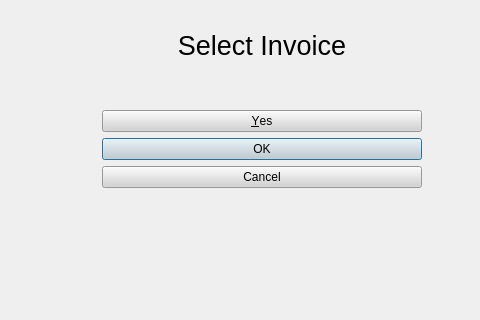
<?xml version="1.0" encoding="UTF-8"?>
<ui version="4.0">
 <class>DialogSelectInvoice</class>
 <widget class="QDialog" name="DialogSelectInvoice">
  <property name="geometry">
   <rect>
    <x>0</x>
    <y>0</y>
    <width>480</width>
    <height>320</height>
   </rect>
  </property>
  <property name="sizePolicy">
   <sizepolicy hsizetype="Fixed" vsizetype="Fixed">
    <horstretch>0</horstretch>
    <verstretch>0</verstretch>
   </sizepolicy>
  </property>
  <property name="windowTitle">
   <string>Dialog</string>
  </property>
  <property name="styleSheet">
   <string notr="true"/>
  </property>
  <widget class="QDialogButtonBox" name="buttonBox">
   <property name="geometry">
    <rect>
     <x>102</x>
     <y>110</y>
     <width>320</width>
     <height>340</height>
    </rect>
   </property>
   <property name="sizePolicy">
    <sizepolicy hsizetype="Fixed" vsizetype="Fixed">
     <horstretch>0</horstretch>
     <verstretch>0</verstretch>
    </sizepolicy>
   </property>
   <property name="font">
    <font>
     <family>Arial</family>
     <pointsize>28</pointsize>
     <weight>50</weight>
     <italic>false</italic>
     <bold>false</bold>
    </font>
   </property>
   <property name="styleSheet">
    <string notr="true">background-color: lightgrey;
font: 28pt &quot;Arial&quot;;</string>
   </property>
   <property name="orientation">
    <enum>Qt::Vertical</enum>
   </property>
   <property name="standardButtons">
    <set>QDialogButtonBox::Cancel|QDialogButtonBox::Ok|QDialogButtonBox::Yes</set>
   </property>
  </widget>
  <widget class="QLabel" name="label">
   <property name="geometry">
    <rect>
     <x>102</x>
     <y>30</y>
     <width>320</width>
     <height>64</height>
    </rect>
   </property>
   <property name="font">
    <font>
     <family>Arial</family>
     <pointsize>20</pointsize>
     <weight>50</weight>
     <italic>false</italic>
     <bold>false</bold>
    </font>
   </property>
   <property name="styleSheet">
    <string notr="true"/>
   </property>
   <property name="text">
    <string>Select Invoice</string>
   </property>
   <property name="alignment">
    <set>Qt::AlignHCenter|Qt::AlignTop</set>
   </property>
  </widget>
  <widget class="QLabel" name="label_2">
   <property name="geometry">
    <rect>
     <x>0</x>
     <y>0</y>
     <width>47</width>
     <height>318</height>
    </rect>
   </property>
   <property name="text">
    <string/>
   </property>
   <property name="pixmap">
    <pixmap resource="../resources.qrc">:/RaspiBlitz/images/RaspiBlitz_Logo_Main_270.png</pixmap>
   </property>
   <property name="scaledContents">
    <bool>true</bool>
   </property>
  </widget>
 </widget>
 <resources>
  <include location="../resources.qrc"/>
  <include location="../resources.qrc"/>
 </resources>
 <connections>
  <connection>
   <sender>buttonBox</sender>
   <signal>accepted()</signal>
   <receiver>DialogSelectInvoice</receiver>
   <slot>accept()</slot>
   <hints>
    <hint type="sourcelabel">
     <x>248</x>
     <y>254</y>
    </hint>
    <hint type="destinationlabel">
     <x>157</x>
     <y>274</y>
    </hint>
   </hints>
  </connection>
  <connection>
   <sender>buttonBox</sender>
   <signal>rejected()</signal>
   <receiver>DialogSelectInvoice</receiver>
   <slot>reject()</slot>
   <hints>
    <hint type="sourcelabel">
     <x>316</x>
     <y>260</y>
    </hint>
    <hint type="destinationlabel">
     <x>286</x>
     <y>274</y>
    </hint>
   </hints>
  </connection>
 </connections>
</ui>
